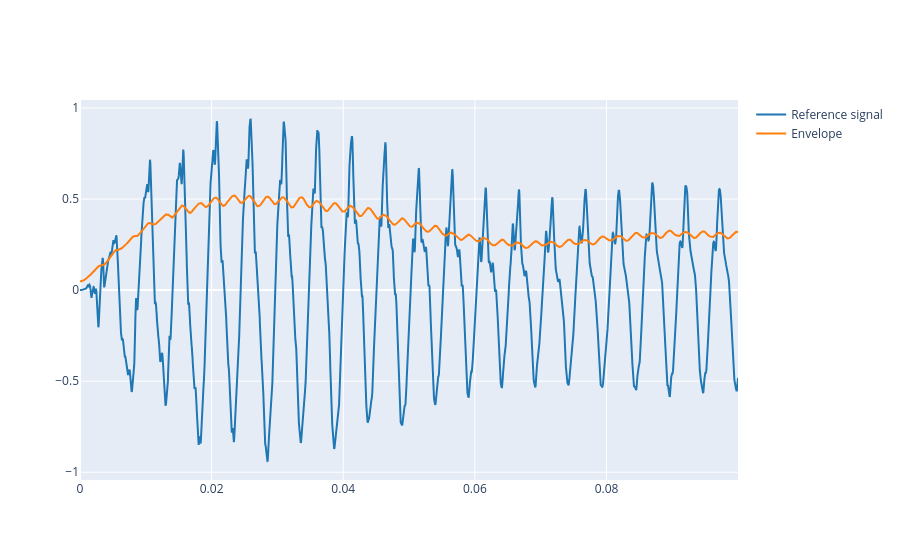

Here is the notebook cell this chart was saved with:
### Markdown cell above
2.2 Load your reference signal and calculate its envelope using the function you designed. Plot the reference signal and envelope in the same figure.

### Code cell
# Load your reference audio (update path if needed)
x_ref, fs_ref = load_audio('audio/reference.wav')  

# Compute envelope
N = 500
env = envelope(x_ref, N)

# Plot (first 0.1 seconds for clarity)
duration_to_plot = 0.1  # seconds
plot_signals(
    [x_ref, env],
    sr=fs_ref,
    t_end=duration_to_plot,
    name=['Reference signal', 'Envelope'],
    mode='lines'
)

### Figure 1 — Plotly figure (JSON) as saved in the notebook; plotly's stock layout.template omitted (floating-point values rounded to 4 significant figures; data arrays with more than 128 entries replaced by an {"elided": "..."} marker saying what was removed)
{"data": [{"line": {"color": "#1f77b4", "shape": "linear"}, "mode": "lines", "name": "Reference signal", "type": "scatter", "x": {"elided": "4410 float values"}, "y": {"elided": "4410 float values"}}, {"line": {"color": "#ff7f0e", "shape": "linear"}, "mode": "lines", "name": "Envelope", "type": "scatter", "x": {"elided": "4410 float values"}, "y": {"elided": "4410 float values"}}], "layout": {}}
